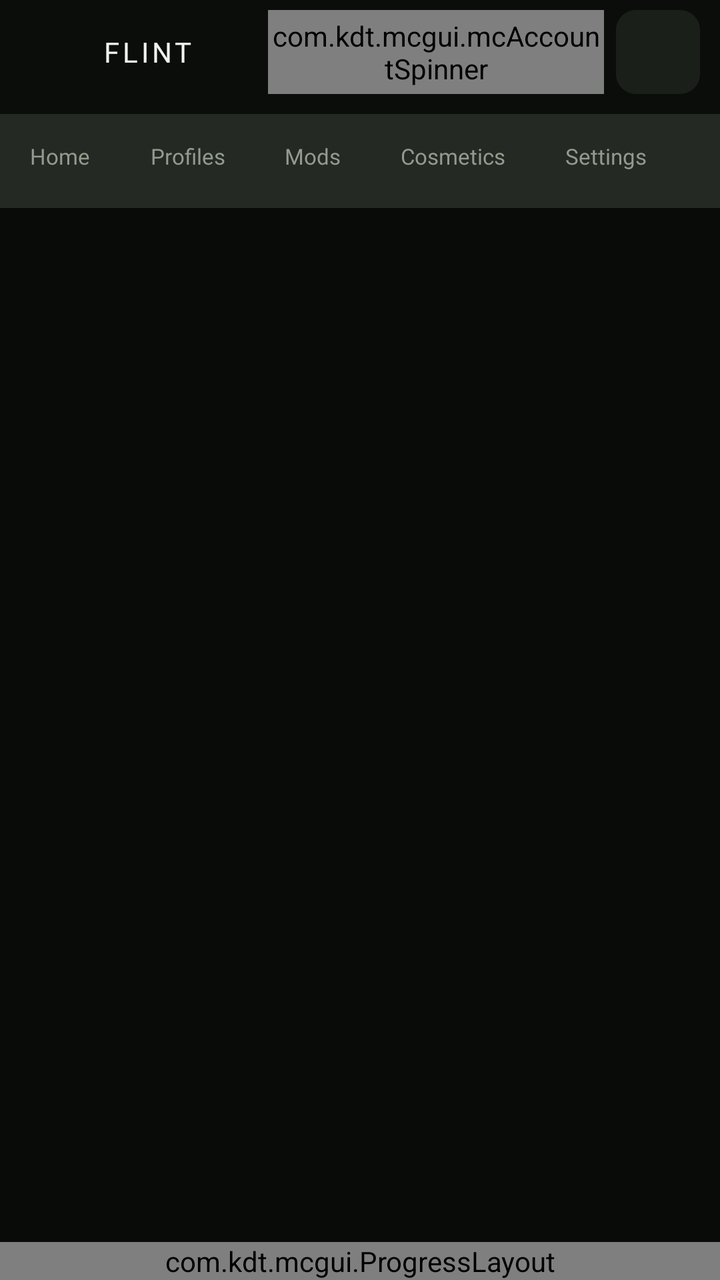
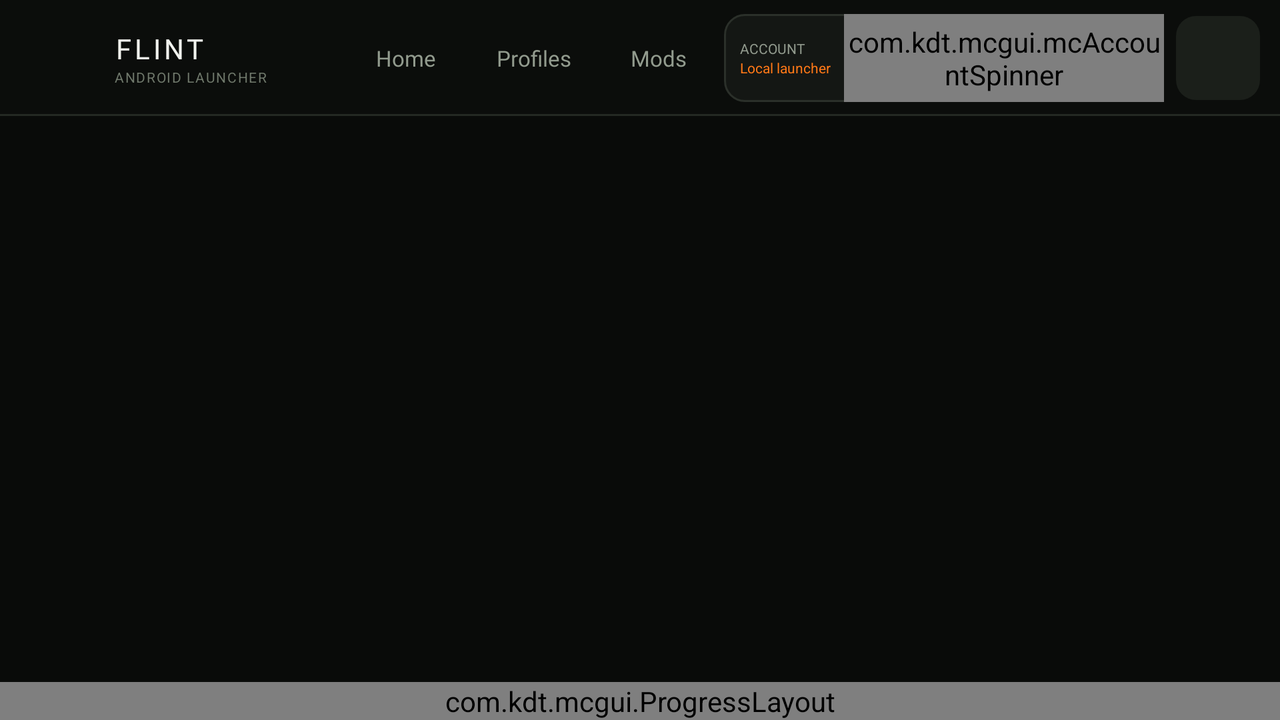

An Android layout and its configuration variant, each rendered on a device that would load it. The default file and the variant file are quoted in full after the pictures.
<!-- AndroidManifest.xml: application theme AppTheme -->
<!-- res/layout/activity_pojav_launcher.xml -->
<?xml version="1.0" encoding="utf-8"?>
<androidx.constraintlayout.widget.ConstraintLayout
    xmlns:android="http://schemas.android.com/apk/res/android"
    xmlns:app="http://schemas.android.com/apk/res-auto"
    android:layout_width="match_parent"
    android:layout_height="match_parent"
    android:background="@color/flint_home_background">

    <LinearLayout
        android:id="@+id/flint_top_navigation"
        android:layout_width="0dp"
        android:layout_height="104dp"
        android:background="@drawable/flint_shell_header"
        android:orientation="vertical"
        app:layout_constraintEnd_toEndOf="parent"
        app:layout_constraintStart_toStartOf="parent"
        app:layout_constraintTop_toTopOf="parent">

        <LinearLayout
            android:layout_width="match_parent"
            android:layout_height="52dp"
            android:gravity="center_vertical"
            android:orientation="horizontal"
            android:paddingHorizontal="10dp">

            <ImageView
                android:layout_width="32dp"
                android:layout_height="32dp"
                android:contentDescription="@null"
                android:src="@mipmap/ic_launcher_round" />

            <TextView
                android:layout_width="0dp"
                android:layout_height="wrap_content"
                android:layout_marginStart="9dp"
                android:layout_weight="1"
                android:fontFamily="@font/noto_sans_bold"
                android:letterSpacing="0.12"
                android:text="@string/app_short_name"
                android:textAllCaps="true"
                android:textColor="@color/flint_home_text"
                android:textSize="14sp" />

            <com.kdt.mcgui.mcAccountSpinner
                android:id="@+id/account_spinner"
                android:layout_width="168dp"
                android:layout_height="42dp"
                android:background="@drawable/flint_account_chip"
                android:dropDownVerticalOffset="42dp"
                android:dropDownWidth="220dp" />

            <ImageButton
                android:id="@+id/setting_button"
                android:layout_width="42dp"
                android:layout_height="42dp"
                android:layout_marginStart="6dp"
                android:background="@drawable/flint_home_edit_button"
                android:contentDescription="@string/flint_nav_settings"
                android:padding="11dp"
                android:src="@drawable/ic_menu_settings"
                app:tint="@color/flint_home_muted" />
        </LinearLayout>

        <HorizontalScrollView
            android:layout_width="match_parent"
            android:layout_height="52dp"
            android:overScrollMode="never"
            android:scrollbars="none">

            <LinearLayout
                android:layout_width="wrap_content"
                android:layout_height="match_parent"
                android:orientation="horizontal">

                <Button android:id="@+id/nav_home_button" style="@style/FlintTopNavigationButton" android:text="@string/flint_nav_home" />
                <Button android:id="@+id/nav_profiles_button" style="@style/FlintTopNavigationButton" android:text="@string/flint_nav_profiles" />
                <Button android:id="@+id/nav_mods_button" style="@style/FlintTopNavigationButton" android:text="@string/flint_nav_mods" />
                <Button android:id="@+id/nav_cosmetics_button" style="@style/FlintTopNavigationButton" android:text="@string/flint_nav_cosmetics" />
                <Button android:id="@+id/nav_settings_button" style="@style/FlintTopNavigationButton" android:text="@string/flint_nav_settings" />
            </LinearLayout>
        </HorizontalScrollView>
    </LinearLayout>

    <androidx.fragment.app.FragmentContainerView
        android:id="@+id/container_fragment"
        android:layout_width="0dp"
        android:layout_height="0dp"
        app:layout_constraintBottom_toTopOf="@id/progress_layout"
        app:layout_constraintEnd_toEndOf="parent"
        app:layout_constraintStart_toStartOf="parent"
        app:layout_constraintTop_toBottomOf="@id/flint_top_navigation" />

    <com.kdt.mcgui.ProgressLayout
        android:id="@+id/progress_layout"
        android:layout_width="0dp"
        android:layout_height="wrap_content"
        app:layout_constraintBottom_toBottomOf="parent"
        app:layout_constraintEnd_toEndOf="parent"
        app:layout_constraintStart_toStartOf="parent" />

</androidx.constraintlayout.widget.ConstraintLayout>
<!-- resources referenced by this layout -->
<resources>
  <color name="flint_home_background">#090B09</color>
  <color name="flint_home_muted">#929B8E</color>
  <color name="flint_home_text">#F1F3EE</color>
  <!-- drawable flint_account_chip (drawable) -->
  <?xml version="1.0" encoding="utf-8"?>
  <shape xmlns:android="http://schemas.android.com/apk/res/android" android:shape="rectangle">
      <solid android:color="@color/flint_shell_chip" />
      <corners android:radius="10dp" />
      <stroke android:width="1dp" android:color="@color/flint_home_line" />
  </shape>
  <!-- drawable flint_home_edit_button (drawable) -->
  <?xml version="1.0" encoding="utf-8"?>
  <selector xmlns:android="http://schemas.android.com/apk/res/android">
      <item android:state_pressed="true">
          <shape android:shape="rectangle">
              <solid android:color="#302016" />
              <corners android:radius="10dp" />
          </shape>
      </item>
      <item>
          <shape android:shape="rectangle">
              <solid android:color="@color/flint_home_surface_raised" />
              <corners android:radius="10dp" />
          </shape>
      </item>
  </selector>
  <!-- drawable flint_shell_header (drawable) -->
  <?xml version="1.0" encoding="utf-8"?>
  <layer-list xmlns:android="http://schemas.android.com/apk/res/android">
      <item>
          <shape android:shape="rectangle">
              <solid android:color="@color/flint_shell_header" />
          </shape>
      </item>
      <item android:top="57dp">
          <shape android:shape="rectangle">
              <solid android:color="@color/flint_shell_header_line" />
          </shape>
      </item>
  </layer-list>
  <string name="app_short_name">Flint</string>
  <string name="flint_nav_cosmetics">Cosmetics</string>
  <string name="flint_nav_home">Home</string>
  <string name="flint_nav_mods">Mods</string>
  <string name="flint_nav_profiles">Profiles</string>
  <string name="flint_nav_settings">Settings</string>
  <style name="AppTheme" parent="@style/Theme.AppCompat.NoActionBar">
          <item name="windowNoTitle">true</item>
          <item name="windowActionBar">false</item>
          <item name="android:windowContentOverlay">@null</item>
          <item name="android:statusBarColor">@color/background_status_bar</item>
          <item name="android:navigationBarColor">@color/background_app</item>
          <item name="colorAccent">@color/flint_home_accent</item>
          <item name="android:colorAccent">@color/flint_home_accent</item>
          <item name="android:windowBackground">@color/background_app</item>
          <item name="preferenceTheme">@style/PreferenceThemeOverlay.v14.Material</item>
  
          <item name="android:textSize">@dimen/_12ssp</item>
  
      </style>
  <color name="flint_shell_chip">#141714</color>
  <color name="flint_home_line">#2B302A</color>
  <color name="flint_home_surface_raised">#1B1F1A</color>
  <color name="flint_shell_header">#0B0D0B</color>
  <color name="flint_shell_header_line">#242923</color>
  <!-- drawable flint_nav_item (drawable) -->
  <?xml version="1.0" encoding="utf-8"?>
  <selector xmlns:android="http://schemas.android.com/apk/res/android">
      <item android:state_selected="true">
          <layer-list>
              <item android:top="52dp">
                  <shape android:shape="rectangle">
                      <solid android:color="@color/flint_home_accent" />
                  </shape>
              </item>
          </layer-list>
      </item>
      <item android:state_pressed="true">
          <shape android:shape="rectangle">
              <solid android:color="@color/flint_home_surface_raised" />
          </shape>
      </item>
      <item android:drawable="@android:color/transparent" />
  </selector>
  <color name="background_status_bar">#0B0D0B</color>
  <color name="background_app">#090B09</color>
  <color name="flint_home_accent">#FF7817</color>
  <!-- some entries are left out for length -->
</resources>
<!-- res/layout-land/activity_pojav_launcher.xml (the repository's variant of the layout above) -->
<!-- drawn on the phone turned sideways -->
<?xml version="1.0" encoding="utf-8"?>
<androidx.constraintlayout.widget.ConstraintLayout
    xmlns:android="http://schemas.android.com/apk/res/android"
    xmlns:app="http://schemas.android.com/apk/res-auto"
    android:layout_width="match_parent"
    android:layout_height="match_parent"
    android:background="@color/flint_home_background">

    <LinearLayout
        android:id="@+id/flint_top_navigation"
        android:layout_width="0dp"
        android:layout_height="58dp"
        android:background="@drawable/flint_shell_header"
        android:gravity="center_vertical"
        android:orientation="horizontal"
        android:paddingStart="14dp"
        android:paddingEnd="10dp"
        app:layout_constraintEnd_toEndOf="parent"
        app:layout_constraintStart_toStartOf="parent"
        app:layout_constraintTop_toTopOf="parent">

        <ImageView
            android:layout_width="34dp"
            android:layout_height="34dp"
            android:contentDescription="@null"
            android:src="@mipmap/ic_launcher_round" />

        <LinearLayout
            android:layout_width="116dp"
            android:layout_height="wrap_content"
            android:layout_marginStart="9dp"
            android:orientation="vertical">

            <TextView
                android:layout_width="wrap_content"
                android:layout_height="wrap_content"
                android:fontFamily="@font/noto_sans_bold"
                android:letterSpacing="0.12"
                android:text="@string/app_short_name"
                android:textAllCaps="true"
                android:textColor="@color/flint_home_text"
                android:textSize="14sp" />

            <TextView
                android:layout_width="wrap_content"
                android:layout_height="wrap_content"
                android:letterSpacing="0.08"
                android:text="@string/home_brand_subtitle"
                android:textAllCaps="true"
                android:textColor="@color/flint_home_quiet"
                android:textSize="7sp" />
        </LinearLayout>

        <HorizontalScrollView
            android:layout_width="0dp"
            android:layout_height="match_parent"
            android:layout_weight="1"
            android:fillViewport="true"
            android:overScrollMode="never"
            android:scrollbars="none">

            <LinearLayout
                android:layout_width="wrap_content"
                android:layout_height="match_parent"
                android:gravity="center"
                android:orientation="horizontal">

                <Button android:id="@+id/nav_home_button" style="@style/FlintTopNavigationButton" android:text="@string/flint_nav_home" />
                <Button android:id="@+id/nav_profiles_button" style="@style/FlintTopNavigationButton" android:text="@string/flint_nav_profiles" />
                <Button android:id="@+id/nav_mods_button" style="@style/FlintTopNavigationButton" android:text="@string/flint_nav_mods" />
                <Button android:id="@+id/nav_cosmetics_button" style="@style/FlintTopNavigationButton" android:text="@string/flint_nav_cosmetics" />
                <Button android:id="@+id/nav_settings_button" style="@style/FlintTopNavigationButton" android:text="@string/flint_nav_settings" />
            </LinearLayout>
        </HorizontalScrollView>

        <LinearLayout
            android:layout_width="220dp"
            android:layout_height="44dp"
            android:layout_marginStart="10dp"
            android:background="@drawable/flint_account_chip"
            android:gravity="center_vertical"
            android:orientation="horizontal"
            android:paddingStart="8dp">

            <LinearLayout
                android:layout_width="52dp"
                android:layout_height="wrap_content"
                android:orientation="vertical">

                <TextView
                    android:layout_width="wrap_content"
                    android:layout_height="wrap_content"
                    android:fontFamily="@font/noto_sans_bold"
                    android:text="@string/flint_account_label"
                    android:textAllCaps="true"
                    android:textColor="@color/flint_home_muted"
                    android:textSize="7sp" />

                <TextView
                    android:layout_width="wrap_content"
                    android:layout_height="wrap_content"
                    android:text="@string/flint_local_mode"
                    android:textColor="@color/flint_home_accent"
                    android:textSize="7sp" />
            </LinearLayout>

            <com.kdt.mcgui.mcAccountSpinner
                android:id="@+id/account_spinner"
                android:layout_width="0dp"
                android:layout_height="match_parent"
                android:layout_weight="1"
                android:dropDownVerticalOffset="44dp"
                android:dropDownWidth="220dp" />
        </LinearLayout>

        <ImageButton
            android:id="@+id/setting_button"
            android:layout_width="42dp"
            android:layout_height="42dp"
            android:layout_marginStart="6dp"
            android:background="@drawable/flint_home_edit_button"
            android:contentDescription="@string/flint_nav_settings"
            android:padding="11dp"
            android:scaleType="fitCenter"
            android:src="@drawable/ic_menu_settings"
            app:tint="@color/flint_home_muted" />
    </LinearLayout>

    <androidx.fragment.app.FragmentContainerView
        android:id="@+id/container_fragment"
        android:layout_width="0dp"
        android:layout_height="0dp"
        app:layout_constraintBottom_toTopOf="@id/progress_layout"
        app:layout_constraintEnd_toEndOf="parent"
        app:layout_constraintStart_toStartOf="parent"
        app:layout_constraintTop_toBottomOf="@id/flint_top_navigation" />

    <com.kdt.mcgui.ProgressLayout
        android:id="@+id/progress_layout"
        android:layout_width="0dp"
        android:layout_height="wrap_content"
        app:layout_constraintBottom_toBottomOf="parent"
        app:layout_constraintEnd_toEndOf="parent"
        app:layout_constraintStart_toStartOf="parent" />

</androidx.constraintlayout.widget.ConstraintLayout>
<!-- resources referenced by the variant -->
<!-- as the phone turned sideways resolves them -->
<resources>
  <color name="flint_home_accent">#FF7817</color>
  <color name="flint_home_background">#090B09</color>
  <color name="flint_home_muted">#929B8E</color>
  <color name="flint_home_quiet">#6F786B</color>
  <color name="flint_home_text">#F1F3EE</color>
  <!-- drawable flint_account_chip (drawable) -->
  <?xml version="1.0" encoding="utf-8"?>
  <shape xmlns:android="http://schemas.android.com/apk/res/android" android:shape="rectangle">
      <solid android:color="@color/flint_shell_chip" />
      <corners android:radius="10dp" />
      <stroke android:width="1dp" android:color="@color/flint_home_line" />
  </shape>
  <!-- drawable flint_home_edit_button (drawable) -->
  <?xml version="1.0" encoding="utf-8"?>
  <selector xmlns:android="http://schemas.android.com/apk/res/android">
      <item android:state_pressed="true">
          <shape android:shape="rectangle">
              <solid android:color="#302016" />
              <corners android:radius="10dp" />
          </shape>
      </item>
      <item>
          <shape android:shape="rectangle">
              <solid android:color="@color/flint_home_surface_raised" />
              <corners android:radius="10dp" />
          </shape>
      </item>
  </selector>
  <!-- drawable flint_shell_header (drawable) -->
  <?xml version="1.0" encoding="utf-8"?>
  <layer-list xmlns:android="http://schemas.android.com/apk/res/android">
      <item>
          <shape android:shape="rectangle">
              <solid android:color="@color/flint_shell_header" />
          </shape>
      </item>
      <item android:top="57dp">
          <shape android:shape="rectangle">
              <solid android:color="@color/flint_shell_header_line" />
          </shape>
      </item>
  </layer-list>
  <string name="app_short_name">Flint</string>
  <string name="flint_account_label">Account</string>
  <string name="flint_local_mode">Local launcher</string>
  <string name="flint_nav_cosmetics">Cosmetics</string>
  <string name="flint_nav_home">Home</string>
  <string name="flint_nav_mods">Mods</string>
  <string name="flint_nav_profiles">Profiles</string>
  <string name="flint_nav_settings">Settings</string>
  <string name="home_brand_subtitle">Android launcher</string>
  <color name="flint_shell_chip">#141714</color>
  <color name="flint_home_line">#2B302A</color>
  <color name="flint_home_surface_raised">#1B1F1A</color>
  <color name="flint_shell_header">#0B0D0B</color>
  <color name="flint_shell_header_line">#242923</color>
  <!-- drawable flint_nav_item (drawable) -->
  <?xml version="1.0" encoding="utf-8"?>
  <selector xmlns:android="http://schemas.android.com/apk/res/android">
      <item android:state_selected="true">
          <layer-list>
              <item android:top="52dp">
                  <shape android:shape="rectangle">
                      <solid android:color="@color/flint_home_accent" />
                  </shape>
              </item>
          </layer-list>
      </item>
      <item android:state_pressed="true">
          <shape android:shape="rectangle">
              <solid android:color="@color/flint_home_surface_raised" />
          </shape>
      </item>
      <item android:drawable="@android:color/transparent" />
  </selector>
  <color name="background_status_bar">#0B0D0B</color>
  <color name="background_app">#090B09</color>
  <!-- some entries are left out for length -->
</resources>
